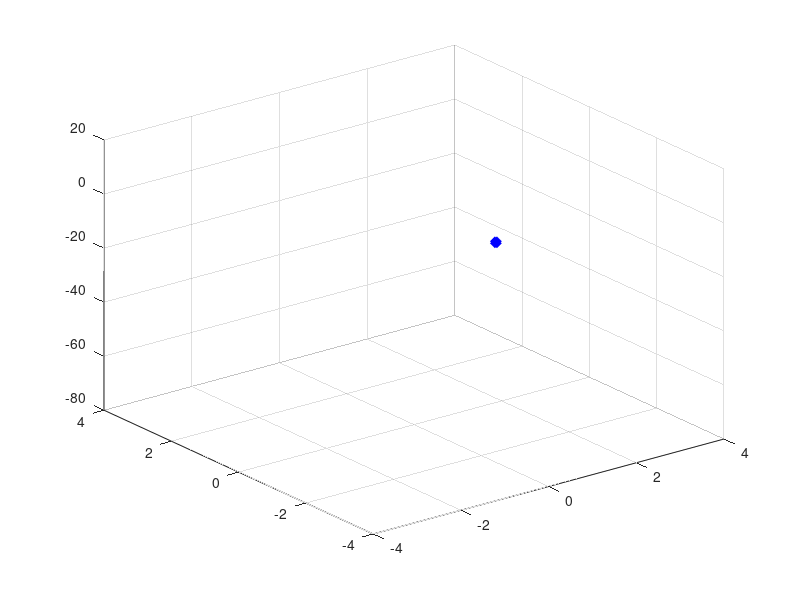

Reproduce this figure in MATLAB.
clc ;
close all ;
%%initialixation
swarm_size = 64 ;
maxIter = 100 ;
inertia = 1.0 ;
correction_factor = 2.0 ;
%posisi awal swarm
a = 1:8 ;
[X, Y] = meshgrid(a,a);
C = cat (2,X',Y') ;
D = reshape (C,[],2) ;
swarm(1:swarm_size,1,1:2) = D ;
swarm(:,2,:) = 0;
swarm (:,4,2) = 1000;
plotObjFcn = 1;
%%fungsi
objfcn = @(x)0.5*((x(:,1).^4)-16*(x(:,1).^2)+5*(x(:,1)))+0.5*((x(:,2).^4)-16*(x(:,2).^2)+5*(x(:,2)));

tic;
%%iterasi PSO
for iter = 1:maxIter
    swarm(:,1,1) = swarm(:,1,1) + swarm (:,2,1);
    swarm(:,1,1) = swarm(:,1,2) + swarm (:,2,2);
    x = swarm(:,1,1);
    y = swarm(:,1,2);
    fval = objfcn([x y]);
    
    for i = 1 : swarm_size
        if fval(i,1)< swarm(i,4,1)
            swarm(i,3,1) = swarm(i,1,1);
            swarm(i,3,2) = swarm(i,1,2);
            swarm(i,4,1) = fval(i,1);
        end
    end
    
    [~, gbest] = min(swarm(:,4,1));
    
    
    %update velocity
   swarm(:,2,1) = inertia*(rand(swarm_size,1).*swarm(:,2,1))+ correction_factor*(rand(swarm_size,1).*(swarm(:,3,1)...
       - swarm(:,1,1))) + correction_factor*(rand(swarm_size,1).*(swarm(gbest,3,1)- swarm(:,1,1)));
   swarm(:,2,2)= inertia*(rand(swarm_size,1).*swarm(:,2,2)) + correction_factor*(rand(swarm_size,1).*(swarm(:,3,2) ...
       - swarm(:,1,2))) + correction_factor*(rand(swarm_size,1).*(swarm(gbest,3,2)-swarm(:,1,2)));
   
   %plot partikel
   clf;plot(swarm(:,1,1), swarm(:,1,2), 'bx') ; grid
   axis([-4 4 -4 4]) ;
   pause(.5) ;
   disp(['iteration: ' num2str(iter)]) ;
end
toc
%%plot
if plotObjFcn
    ub = -4 ;
    lb = 4 ;
    npoints = 1000;
    x = (ub-lb).* rand(npoints,2) + lb ;
    for i = 1:npoints
        f = objfcn([x(i,1) x(i,2)]);
        plot3(x(i,1),x(i,2),f,'r') ; hold on
    end
    plot3(swarm(1,3,1),swarm(1,3,2), swarm(1,4,1),'xb','linewidth',5,'Markersize',5 ); grid
    hold on
end

x 
xg = min(x)